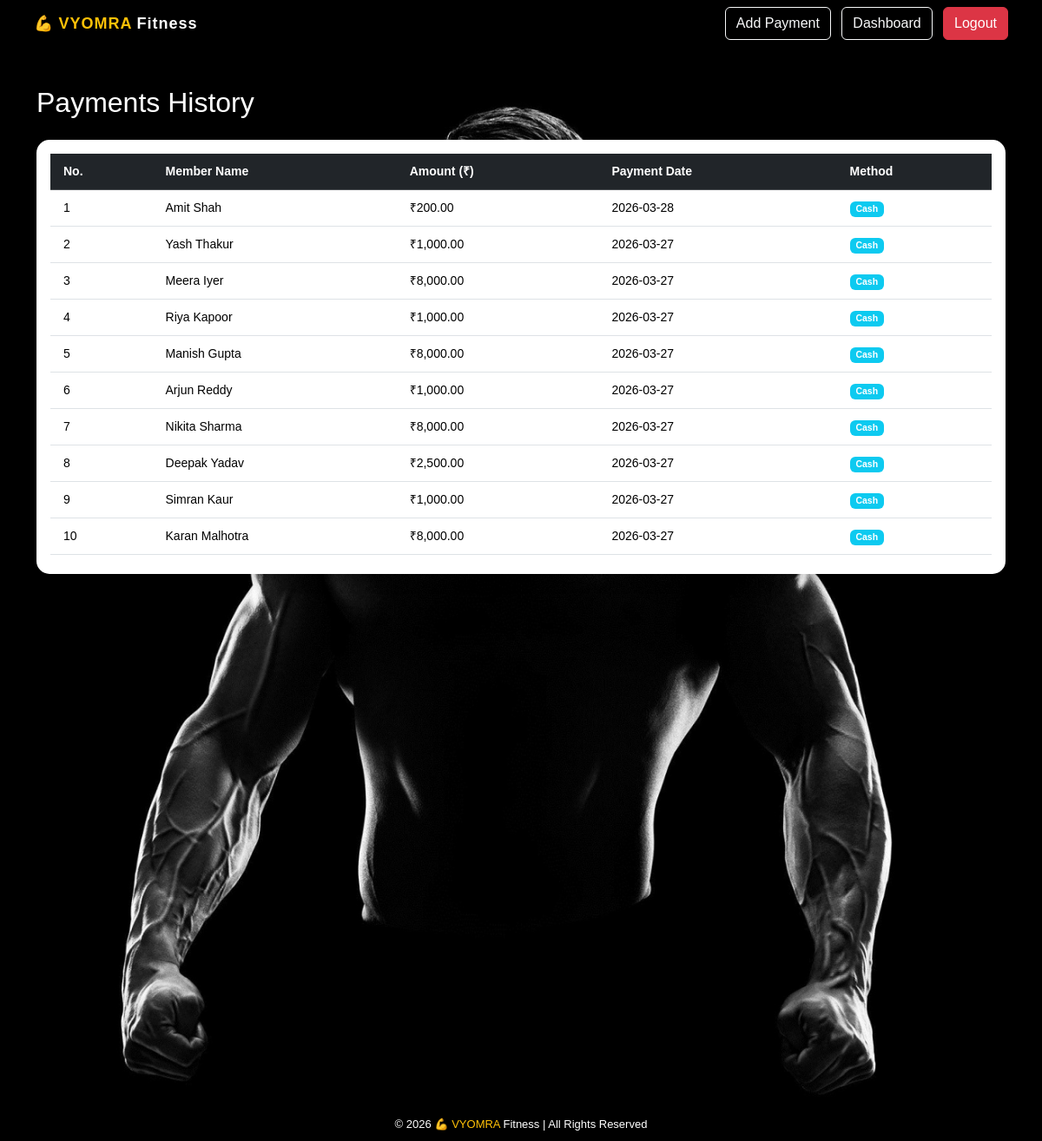
Page /admin/view_payments.php (signed in) on the committed database.
### tables this page shows
CREATE TABLE `payments` (
  `payment_id` int(11) NOT NULL,
  `member_id` int(11) DEFAULT NULL,
  `amount` int(11) DEFAULT NULL,
  `payment_date` date DEFAULT NULL,
  `method` varchar(50) DEFAULT NULL
);

CREATE TABLE `members` (
  `member_id` int(11) NOT NULL,
  `name` varchar(100) DEFAULT NULL,
  `age` int(11) DEFAULT NULL,
  `gender` varchar(10) DEFAULT NULL,
  `phone` varchar(15) DEFAULT NULL,
  `email` varchar(100) DEFAULT NULL,
  `plan` varchar(50) DEFAULT NULL,
  `join_date` date DEFAULT NULL,
  `expiry_date` date NOT NULL,
  `trainer_id` int(11) DEFAULT NULL,
  `workout_id` int(11) DEFAULT NULL
);

### admin/view_payments.php (the view, shortened to what this page needs)
<?php
include("../includes/db.php");
$query = "
SELECT p.*, m.name
FROM payments p
JOIN members m ON p.member_id = m.member_id
ORDER BY p.payment_date DESC, p.payment_id DESC
";
$result = mysqli_query($conn, $query);
?>
<!DOCTYPE html>
<html>
<head>
<link href="https://cdn.jsdelivr.net/npm/bootstrap@5.3.2/dist/css/bootstrap.min.css" rel="stylesheet">
<link rel="stylesheet" href="../css/style.css">
</head>
<body class="dashboard-bg">
<nav class="navbar navbar-expand-lg navbar-dark custom-navbar">
<div class="container-fluid px-4">
<a class="navbar-brand fw-bold" href="dashboard.php">
💪 <span class="logo-highlight">VYOMRA</span> Fitness
</a>
<div class="ms-auto">
<a href="add_payment.php" class="btn btn-outline-light me-2">Add Payment</a>
<a href="dashboard.php" class="btn btn-outline-light me-2">Dashboard</a>
<a href="../logout.php" class="btn btn-danger">Logout</a>
</div>
</div>
</nav>
<div class="main-content">
<div class="container mt-4">
<h2 class="mb-4 text-white">Payments History</h2>
<div class="card table-card p-3 shadow">
<div class="table-responsive">
<table class="table table-hover align-middle">
<thead class="table-dark">
<tr>
<th>No.</th>
<th>Member Name</th>
<th>Amount (₹)</th>
<th>Payment Date</th>
<th>Method</th>
</tr>
</thead>
<tbody>
<?php
$i = 1;
if(mysqli_num_rows($result) > 0){
while($row = mysqli_fetch_assoc($result)){
?>
<tr>
<td><?php echo $i; ?></td>
<td><?php echo htmlspecialchars($row['name']); ?></td>
<td>₹<?php echo number_format((float)$row['amount'], 2); ?></td>
<td><?php echo $row['payment_date']; ?></td>
<td><span class="badge bg-info"><?php echo htmlspecialchars($row['method']); ?></span></td>
</tr>
<?php
$i++;
}
} else {
    echo "<tr><td colspan='5' class='text-center'>No Payments Found</td></tr>";
}
?>
</tbody>
</table>
</div>
</div>
</div>
</div>
<footer class="footer text-center">
<div class="container">
    © <?php echo date('Y'); ?> 💪
    <span class="logo-highlight">VYOMRA</span> Fitness |
    All Rights Reserved
</div>
</footer>
</body>
</html>

### css/style.css (style rules this page uses)
html, body { height: 100%; margin: 0; }
body { display: flex; flex-direction: column; font-family: Arial, sans-serif; }
.main-content { flex: 1; }
.footer { background: #000; color: #fff; text-align: center; padding: 10px; font-size: 13px; }
.dashboard-bg { background: url('../assets/bg3.jpg') no-repeat center center fixed; background-size: cover; }
.navbar, .custom-navbar { position: fixed; top: 0; width: 100%; z-index: 1000; background: rgba(0,0,0,0.7); backdrop-filter: blur(8px); box-shadow: 0 2px 10px rgba(0,0,0,0.5); padding: 8px 15px; }
.navbar-brand { font-size: 18px; letter-spacing: 1px; display: flex; align-items: center; gap: 5px; }
.logo-highlight { color: #ffc107; }
.dashboard-bg .main-content { margin-top: 75px; }
.card { border: none; border-radius: 15px; transition: 0.3s; }
.table { width: 100%; font-size: 14px; }
.table th, .table td { white-space: nowrap; padding: 10px 15px; }
.table-card { overflow-x: auto; max-height: 500px; overflow-y: auto; }
.table thead th { position: sticky; top: 0; z-index: 2; }

### admin/view_payments.php (style rules this page uses)
html, body { height: 100%; margin: 0; display: flex; flex-direction: column; }
.main-content { flex: 1; }

### rows in the picture
payments: member.name "Amit Shah", amount "200.00", payment_date "2026-03-28", method "Cash"
payments: member.name "Yash Thakur", amount "1,000.00", payment_date "2026-03-27", method "Cash"
payments: member.name "Meera Iyer", amount "8,000.00", payment_date "2026-03-27", method "Cash"
payments: member.name "Riya Kapoor", amount "1,000.00", payment_date "2026-03-27", method "Cash"
payments: member.name "Manish Gupta", amount "8,000.00", payment_date "2026-03-27", method "Cash"
payments: member.name "Arjun Reddy", amount "1,000.00", payment_date "2026-03-27", method "Cash"
payments: member.name "Nikita Sharma", amount "8,000.00", payment_date "2026-03-27", method "Cash"
payments: member.name "Deepak Yadav", amount "2,500.00", payment_date "2026-03-27", method "Cash"
payments: member.name "Simran Kaur", amount "1,000.00", payment_date "2026-03-27", method "Cash"
payments: member.name "Karan Malhotra", amount "8,000.00", payment_date "2026-03-27", method "Cash"
